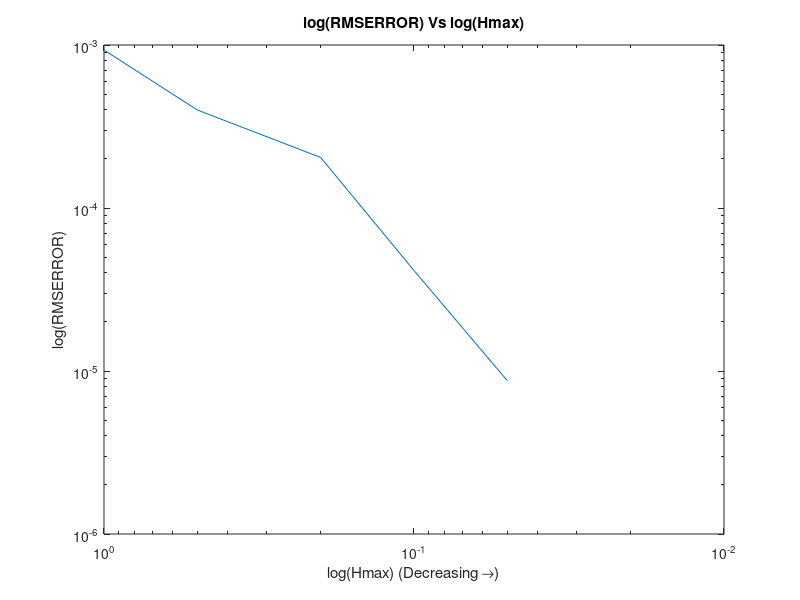

The MATLAB script that drew this image:
clear all;
clc;
close all;
Hmax=zeros(1,10);
RMSERROR=zeros(1,10);
Hmax(1,1)=1;
RMSERROR(1,1)=0.000931680083505064;
Hmax(1,2)=0.5;
RMSERROR(1,2)=0.000399301052415516;
Hmax(1,3)=0.2;
RMSERROR(1,3)=0.000204150821802324;
Hmax(1,4)=0.1;
RMSERROR(1,4)=4.13438495401547e-05;
Hmax(1,5)=0.05;
RMSERROR(1,5)=8.71793313056647e-06;

loglog(Hmax,RMSERROR)
set ( gca, 'xdir', 'reverse' )
xlabel("log(Hmax) (Decreasing →)")
ylabel("log(RMSERROR)")
title("log(RMSERROR) Vs log(Hmax)")